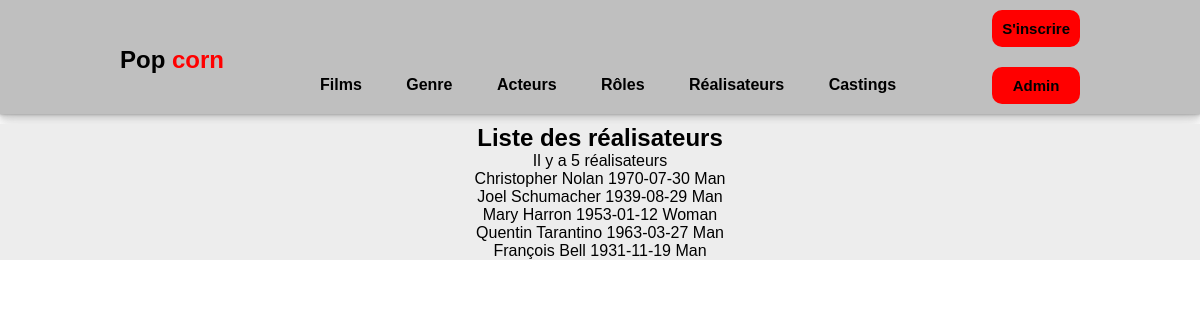
The app's page /index.php?action=listDirectors with its own data.
### tables this page shows
CREATE TABLE IF NOT EXISTS `director` (
  `id_director` int(11) NOT NULL AUTO_INCREMENT,
  `firstname` varchar(50) DEFAULT NULL,
  `lastname` varchar(50) DEFAULT NULL,
  `sexe` varchar(10) DEFAULT NULL,
  `birthdate` date DEFAULT NULL,
  PRIMARY KEY (`id_director`)
);

### controller/CinemaController.php (called while the page is built, shortened)
<?php
class CinemaController
{
	public function listDirectors()
	{
		$pdo = Connect::connectToDb();
		$request = $pdo->query("
    SELECT firstname, lastname, sexe, birthdate, id_director
    FROM director
    ");
		require "view/listDirectors.php";
	}
}

### view/listDirectors.php (the view, shortened to what this page needs)
<p class="row-count-list"> Il y a <?= $request->rowCount() ?> réalisateurs</p>
<table>
    <div class="movie-card-list">
        <?php
        foreach ($request->fetchAll() as $director) { ?>
            <div class="movie-card-person">
                <a href="index.php?action=detailsDirector&id=<?= $director["id_director"] ?>">
                    <span><?= $director["firstname"]." ".$director["lastname"] ?></span>
                    <span><?= $director["birthdate"] ?></span>
                    <span><?= $director["sexe"] ?></span>
                </a>
            </div>
        <?php
    } ?>
        </div>
<?php
require "view/template.php";

### style.css (style rules this page uses)
* { margin: 0; padding: 0; color: black; font-family: "Poppins", sans-serif; text-decoration: none; list-style: none; }
:root { --light-gray: rgb(106, 106, 106); --clickable: rgb(255, 0, 0); }
* { box-sizing: border-box; font-family: "Josefin Sans", sans-serif; }
p.row-count-list { display: flex; justify-content: center; }
.movie-card-list { display: flex; flex-direction: column; align-items: center; }

### records on screen
director: firstname "Christopher", lastname "Nolan", birthdate "1970-07-30", sexe "Man"
director: firstname "Joel", lastname "Schumacher", birthdate "1939-08-29", sexe "Man"
director: firstname "Mary", lastname "Harron", birthdate "1953-01-12", sexe "Woman"
director: firstname "Quentin", lastname "Tarantino", birthdate "1963-03-27", sexe "Man"
director: firstname "François", lastname "Bell", birthdate "1931-11-19", sexe "Man"

### other values on screen
$secondary_title "Liste des réalisateurs"
$request->rowCount() "5"
